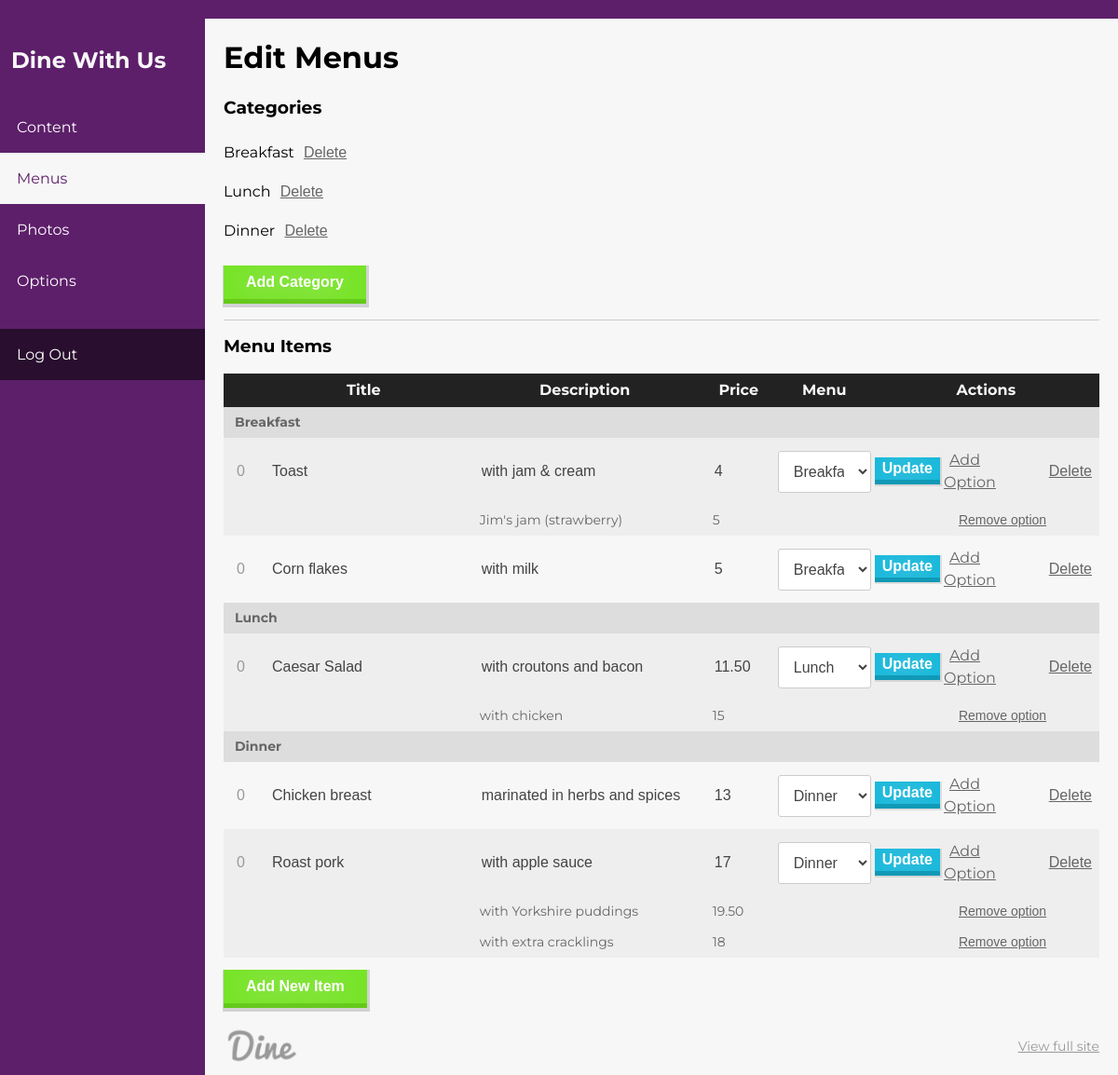
Screenshot of /edit/menus.php (signed in) with the database file from the repository.
### tables this page shows
CREATE TABLE categories (id INTEGER PRIMARY KEY, title TEXT, category_order INTEGER, date_modified TEXT, date_created TEXT);

CREATE TABLE items (id INTEGER PRIMARY KEY, title TEXT, description TEXT, price TEXT, category TEXT, item_order INTEGER, date_modified TEXT, date_created TEXT);

CREATE TABLE subitems (id INTEGER PRIMARY KEY, parent_id INTEGER, title TEXT, price TEXT, item_order INTEGER, date_modified TEXT, date_created TEXT);

### dine/db.php (called while the page is built, shortened)
<?php
class database {
  public $db_path = DBPATH;
  public function read($table, $order = 'id') {
    try {
      $db = new PDO("sqlite:$this->db_path");
      $db->setAttribute( PDO::ATTR_ERRMODE, PDO::ERRMODE_WARNING );
      $rows = $db->query('SELECT * FROM ' . $table . ' ORDER BY "' . $order . '"');
      $rows->setFetchMode(PDO::FETCH_ASSOC);
      $data = $this->array_to_object($rows);
      return $data;
    } catch (PDOException $e) {
      return 'Connection failed: ' . $e->getMessage();
    }
  }
  public function array_to_object($array) {
    $obj = new stdClass;
    foreach($array as $k => $v) {
       if(strlen($k)) {
          if(is_array($v)) {
             $obj->{$k} = $this->array_to_object($v);
          } else {
             $obj->{$k} = $v;
          }
       }
    }
    return $obj;
  }
}

### edit/views/menus.php (the view, shortened to what this page needs)
<?php
if ($_SESSION['user'] == true) {
    $categories = $DB->read('categories', 'category_order');
    $items = $DB->read('items', 'item_order');
    $sub_items = $DB->read('subitems', 'title');
    $menu_items_by_category = array();
    foreach($items as $item) {
      $parent = $item->category;
      $menu_items_by_category[$parent][] = $item;
    }
    ksort($menu_items_by_category);
    $sub_items_by_item = array();
    foreach($sub_items as $sub_item) {
      $parent = $sub_item->parent_id;
      $sub_items_by_item[$parent][] = $sub_item;
    }
    $category_list = array();
    foreach($categories as $key => $category) {
      $category_list[$key+1] = $category;
    }
?>
  <body id="edit">
    <?php
      include('partials/nav.php');
    ?>
    <div id="content">
        <div id="header">
            <h1>Edit Menus</h1>
        </div>
      <h3>Categories</h3>
      <ul class="clearfix categories">
      <?php
        foreach($category_list as $category) { ?>
          <li data-id="<?php echo $category->id; ?>"><?php echo $category->title; ?>
            <form method="post" action="controllers/categories.php" class="delete-category">
              <input type="submit" name="submit" value="Delete" class="delete">
            </form>
          </li>
      <?php } ?>
      </ul>
      <p><a href="#" data-reveal-id="add-category" class="add-category button green">Add Category</a></p>
     <hr>
    <h3>Menu Items</h3>
    <?php if (count($category_list) > 0) { ?>
      <table class="item-list">
        <thead>
        <tr>
          <th>&nbsp;</th>
          <th>Title</th>
          <th class="description">Description</th>
          <th class="price">Price</th>
          <th class="menu">Menu</th>
          <th colspan="3">Actions</th>
        </tr>
        </thead>
      <?php
          if (count($menu_items_by_category) > 0) {
           foreach($menu_items_by_category as $key => $menu_items) {
            ?>
              <thead class="subheader">
              <tr>
                <th colspan="9"><?php echo $category_list[$key]->title; ?></th>
              </tr>
              </thead>
              <tbody class="sliplist">
              <?php foreach($menu_items as $item) { ?>
              <?php printf('<tr class="%s" id="%s" title="Last modified: %s" data-order="%s">', ($item->id % 2) ? 'odd' : 'even', $item->id, date('l jS \of F Y h:i:s A', $item->date_modified),  $item->item_order); ?>
              <form class="edit-item" method="post" action="controllers/menus.php">
                <td class="move-handle2"><input type="text" name="item_order" maxlength="2" class="item-order" value="<?php echo $item->item_order; ?>"></td>
                <td><input type="text" name="title" class="title" value="<?php echo $item->title; ?>" placeholder="<?php echo $item->title; ?>"></td>
                <td><input type="text" name="description" value="<?php echo $item->description; ?>" placeholder="<?php echo $item->description; ?>"></td>
                <td><input type="text" name="price" value="<?php echo $item->price; ?>" placeholder="<?php echo $item->price; ?>"></td>
                <td><select name="category">
                <?php foreach ($category_list as $category) {
                  if ($category->id == $item->category) {
                    echo '<option value="' . $category->id . '" selected = "selected">' . $category->title . '</option>';
                  } else {
                    echo '<option value="' . $category->id . '">' . $category->title . '</option>';
                  }
                } ?>
                </select>
                </td>
                <td class="actions">
                  <input type="submit" value="Update" class="button blue">
                </td>
              </form>
              <td class="actions add-option"><a href="#" data-reveal-id="add-subitem" data-parent="<?php echo $item->id; ?>" class="add-subitem">Add Option</a></td>
              <td class="actions">
              <form method="post" action="controllers/menus.php" class="delete-item">
                <input type="submit" name="submit" value="Delete" class="delete">
              </form>
              </td>
              <?php if (isset($sub_items_by_item[$item->id]) && count($sub_items_by_item[$item->id]) > 0) {
                foreach($sub_items_by_item[$item->id] as $item_option) { ?>
                <?php printf('<tr class="options %s" data-parent="%s">', ($item->id % 2) ? 'odd' : 'even', $item->id); ?>
                  <td></td>
                  <td></td>
                  <td><?php echo $item_option->title; ?></td>
                  <td><?php echo $item_option->price; ?></td>
                  <td colspan="2"></td>
                  <td colspan="3" class="actions">
                    <form method="post" action="controllers/menus.php" class="delete-option">
                    <input type="submit" name="submit" value="Remove option" class="delete">
                    </form>
                  </td>
                </tr>
              <?php } ?>
            </tr>
            <?php } ?>
            <?php } ?>
          <?php } ?>
        <?php } else {
          echo '<tr><td colspan="8"><em>No menu items yet.</em> <a href="#" data-reveal-id="add-item">Add one</a></td></tr>';
          }
        ?>
        </tbody>
      </table>
      <p><a href="#" data-reveal-id="add-item" class="button green">Add New Item</a></p>
      <?php } else {
        echo '<em>Add a category first</em>';
      } ?>
    </div>
  <?php include('partials/footer.php'); ?>
<?php } else {
  header('Location: /login.php');
} ?>

### css/editor/editor.css (style rules this page uses)
html { font-size: 100%; -webkit-text-size-adjust: 100%; -ms-text-size-adjust: 100%; }
html, button, input, select, textarea { font-family: sans-serif; }
html, body { margin: 0; height: 100%; width: 100%; }
h1 { font-size: 2em; margin: 0.7em 0; }
h3 { font-size: 1.17em; margin: 1em 0; }
p, pre { margin: 1em 0; }
dl, menu, ol, ul { margin: 1em 0; }
menu, ol, ul { padding: 0 0 0 40px; }
form { margin: 0; }
button, input, select, textarea { font-size: 100%; margin: 0; vertical-align: baseline; *vertical-align: middle; }
button, input { line-height: normal; }
button, html input[type="button"], input[type="reset"], input[type="submit"] { -webkit-appearance: button; cursor: pointer; *overflow: visible; }
select { width: 100%; }
table { border-collapse: collapse; border-spacing: 0; }
hr { display: block; height: 1px; border: 0; border-top: 1px solid #ccc; margin: 1em 0; padding: 0; }
.clearfix { *zoom: 1; }
.clearfix:before, .clearfix:after { content: " "; display: table; }
.clearfix:after { clear: both; }
*, *:before, *:after { -moz-box-sizing: border-box; -webkit-box-sizing: border-box; box-sizing: border-box; }
form { margin: 24px 0; position: relative; }
form.delete-category { display: inline-block; margin: 0; }
input, select { color: #444444; background: #fff; width: 100%; }
input[type="text"], input[type="password"], input[type="email"], select, textarea { vertical-align: middle; display: inline-block; width: 100%; padding: 12px 12px; border-radius: 3px; border: 1px solid #cccccc; -webkit-tap-highlight-color: rgba(0, 0, 0, 0); }
input[type="submit"] { margin-top: 12px; width: auto; }
input.item-order { width: 34px; color: #999; }
input.delete, input.delete:hover, input.delete:focus, .add-subitem { border: none; background: transparent; color: #666; text-decoration: underline !important; padding: 6px; line-height: 1.5; margin-top: 0 !important; font-weight: 400; -webkit-tap-highlight-color: rgba(0, 0, 0, 0); }
select { min-width: 100px; max-width: 300px; }
ul { list-style: none; margin: 0; padding: 0; }
ul li { float: left; margin: 20px; }
body { background: #f7f7f7; }
.button, button { margin: -3px 0 1px 0 !important; padding: 12px 24px; -webkit-tap-highlight-color: rgba(0, 0, 0, 0); cursor: pointer; display: inline-block; line-height: 12px; zoom: 1; color: #fff; font-family: sans-serif; font-weight: bold; font-size: 16px; text-decoration: none !important; text-align: center; text-shadow: 0 0 30px rgba(255, 255, 255, 0.8); box-shadow: 1px 2px 0px 2px rgba(0, 0, 0, 0.15); border: none; border-bottom: 5px solid #c4c4c4; border-radius: none !important; }
.button:after, .button:before, button:after, button:before { content: "."; display: block; height: 0; clear: both; visibility: hidden; }
.button.green, button.green { background: #77e427; border-bottom: 5px solid #64c919; }
.button.blue, button.blue { background: #14b8db; border-bottom: 5px solid #1199b6; }
html { background: #f7f7f7; }
body { font-family: "Montserrat", sans-serif; }
#content { height: auto; padding-right: 20px; background: #f7f7f7; width: 100%; padding-left: 20px; overflow-y: scroll; -webkit-overflow-scrolling: touch; }
#sidebar, #content { float: left; }
h3 { margin-top: 0; }
table th, table td { padding: 12px; line-height: 1.5; }
table form { padding: 0; margin: 0; }
th.description { width: 250px; }
th.price { width: 80px; }
th.menu { width: 100px; }
table.item-list thead tr { background: #222; color: #f7f7f7; }
table.item-list thead tr th { padding: 6px 12px; }
table.item-list thead.subheader th { background: #ddd; color: #666; text-align: left; font-size: 14px; }
table.item-list tbody td { padding: 12px 2px; }
table.item-list tbody tr.odd, table.item-list tbody tr.odd tr.options { background-color: #eee; }
table.item-list tbody tr.options td { padding: 0 12px; color: #666; font-size: 14px; }
table.item-list tbody input[type='text'] { background: transparent; border: none; padding: 12px; }
.button.small, table.item-list tbody input.button { padding: 6px 8px; margin: 6px; margin-right: 0; box-shadow: 1px 1px 0px 1px rgba(0, 0, 0, 0.1); border-radius: none; }
.categories li { float: none; padding: 0; padding-bottom: 6px; margin: 0; }
@media only screen and (min-width: 40.063em) { html { border-top: 20px solid #5d1f6a; } }
@media only screen and (min-width: 40.063em) { #content { padding-left: 240px; overflow: auto; } }

### rows the page displays
categories: title "Breakfast"
categories: title "Lunch"
categories: title "Dinner"
items: item_order "0", title "Toast", description "with jam & cream", price "4"
subitems: title "Jim's jam (strawberry)", price "5"
items: item_order "0", title "Corn flakes", description "with milk", price "5"
items: item_order "0", title "Caesar Salad", description "with croutons and bacon", price "11.50"
subitems: title "with chicken", price "15"
items: item_order "0", title "Chicken breast", description "marinated in herbs and spices", price "13"
items: item_order "0", title "Roast pork", description "with apple sauce", price "17"
subitems: title "with Yorkshire puddings", price "19.50"
subitems: title "with extra cracklings", price "18"

### other values shown
$title->content "Dine With Us"
$navitem "Content"
$navitem "Menus"
$navitem "Photos"
$navitem "Options"
form field category "Breakfast"
form field category "Lunch"
form field category "Dinner"
